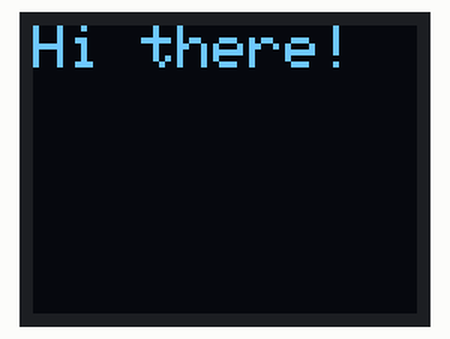
Simulated run of this sketch. Board: ESP8266 (Wemos D1 mini). On the bench: 64×48 one-colour display. WiFi joins after 1.5 s; servers stay silent unless stated; no MQTT or app messages arrive unless stated; what the sketch prints to the serial monitor is not drawn.

Above: at 0.1 s.
At 2.1 s:
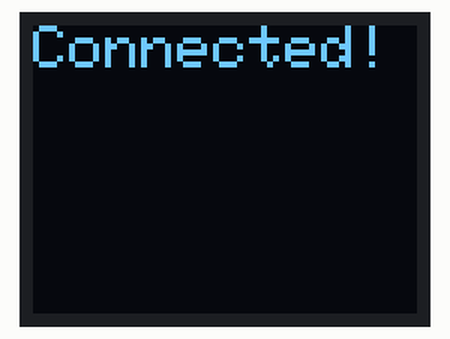

The sketch:

mqtt_oled_test.ino
```cpp
// This example uses an Adafruit Huzzah ESP8266
// to connect to shiftr.io.
//
// You can check on your device after a successful
// connection here: https://shiftr.io/try.
//
// by Joël Gähwiler
// https://github.com/256dpi/arduino-mqtt

#include <ESP8266WiFi.h>
#include <MQTTClient.h>

const char *ssid = "CASALUCE";
const char *pass = "robocats";

WiFiClient net;
MQTTClient client;

unsigned long lastMillis = 0;


#include <Wire.h>  // Include Wire if you're using I2C
#include <SFE_MicroOLED.h>  // Include the SFE_MicroOLED library

#define PIN_RESET 255  //
#define DC_JUMPER 0  // I2C Addres: 0 - 0x3C, 1 - 0x3D


MicroOLED oled(PIN_RESET, DC_JUMPER); // Example I2C declaration


void connect(); // <- predefine connect() for setup()

void setup() {

  oled.begin();
  oled.clear(PAGE);
  oled.setFontType(0);
  oled.println("Hi there!"); // Print a const string
  oled.display(); // Draw to the screen
  oled.display();


  Serial.begin(9600);
  WiFi.begin(ssid, pass);
  client.begin("broker.shiftr.io", net);
  connect();


}

void connect() {
  Serial.print("checking wifi...");
  while (WiFi.status() != WL_CONNECTED) {
    Serial.print(".");
    delay(1000);
  }
  Serial.print("\nconnecting...");
  while (!client.connect("d1", "ebd3575a", "39bccc93d8b275b1")) {
    Serial.print(".");
    writeMessageToScreen("...");
    delay(1000);
  }
  writeMessageToScreen("Connected!");

  Serial.println("\nconnected!");

  client.subscribe("/display");
  // client.unsubscribe("/example");
}

void loop() {
  client.loop();
  delay(10); // <- fixes some issues with WiFi stability

  if (!client.connected()) {
    connect();
  }

  // publish a message roughly every second.
  if (millis() - lastMillis > 1000) {
    lastMillis = millis();
    client.publish("/ciao", "mondo");
  }
}

void messageReceived(String topic, String payload, char * bytes, unsigned int length) {
  Serial.print("incoming: ");
  Serial.print(topic);
  Serial.print(" - ");
  Serial.print(payload);
  Serial.println();
  writeMessageToScreen(payload);
}

void writeMessageToScreen(String msg){
  oled.clear(PAGE);
  oled.setFontType(0);
  oled.setCursor(0,0);
  oled.println(msg); // Print a const string
  oled.display(); // Draw to the screen
}
```
